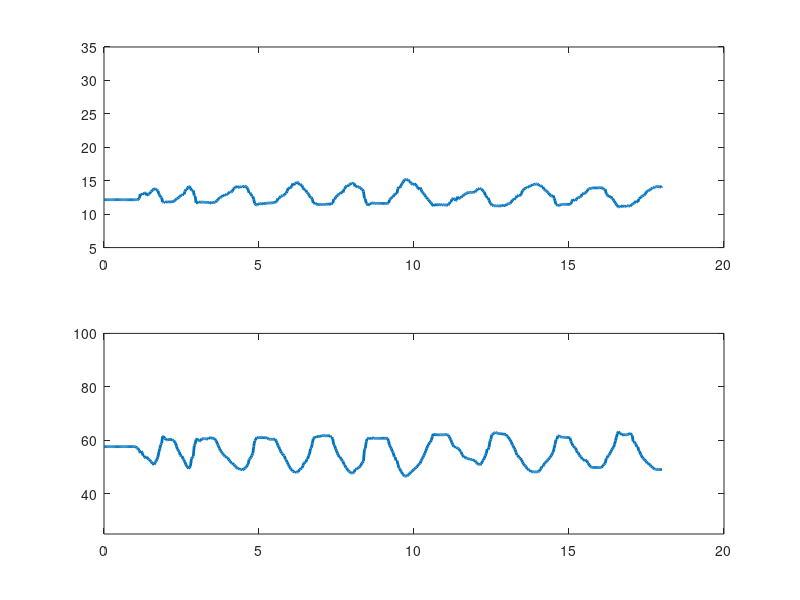

MATLAB code to generate this figure: (Note: this script raises an error after producing the figure.)
clear all; close all; clc

dt = .03;

%% UTT
load('exampleVideoTA_Verheul_2022.mat')

N = length(Fdat.Region.PEN);
t = 0:dt:((N-1)*dt);

for i = 1:N
    gamma(i) = Fdat.geofeatures(i).gamma;
end

Wn = 2 / (.5*30);
[b,a] = butter(2, Wn);

fgamma = filtfilt(b,a, gamma);

figure(1)
subplot(211)
plot(t, Fdat.Region.PEN*180/pi - gamma,'linewidth',2); hold on
ylim([5 35])

subplot(212)
plot(t, Fdat.Region.FL,'linewidth',2); hold on
ylim([25 100])

%% DL_track
Ldata = readmatrix('exampleVideoTA_Verheul_2022_reduced.xlsx', 'Sheet','Fasc_length');
Pdata = readmatrix('exampleVideoTA_Verheul_2022_reduced.xlsx', 'Sheet','Pennation');
Ldata = Ldata(2:end,2:end);
Pdata = Pdata(2:end,2:end);

pixpermm =  13.6;

N = size(Ldata,1);
t = 0:dt:((N-1)*dt);

for i = 1:size(Ldata,1)
    FL(i) = median(Ldata(i,:),'omitnan') / pixpermm;
    PEN(i) = median(Pdata(i,:),'omitnan');
end

subplot(211)
plot(t, PEN)

subplot(212)
plot(t, FL)

%% Hybrid Track
cd('C:\Users\u0167448\Documents\hybrid-muscle-tracking-main\TrackingResults')
load('exampleVideoTA_trackingResults.mat')

N = length(Hybrid);
for i = 1:601
    FL(i) = Hybrid(i).length;
    PEN(i) = Hybrid(i).angle;
end

t = 0:dt:((N-1)*dt);

subplot(211)
plot(t, PEN,'linewidth',2,'color',[.5 .5 .5])

subplot(212)
plot(t, FL,'linewidth',2,'color',[.5 .5 .5])


%% make nice
for i = 1:2
    subplot(2,1,i)
    xlim([0 max(t)]); hold on
    box off
end

xlabel('Time (s)'); ylabel('Length (mm)')

subplot(211)
ylabel('Pennation (deg)')

figure(1)
legend('UltraTimTrack','DL Track','location','best'); legend boxoff